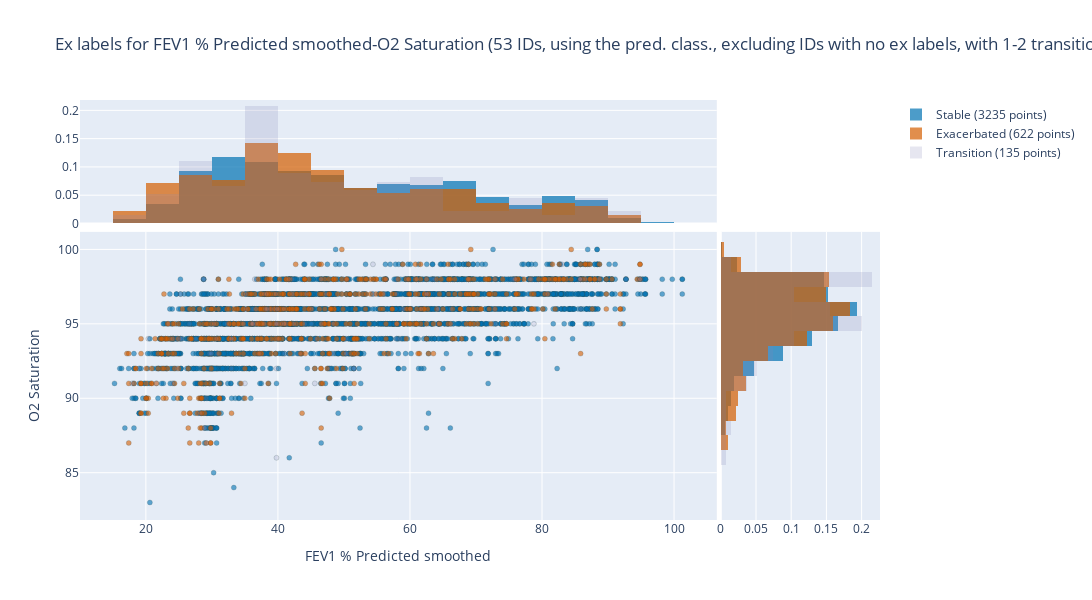
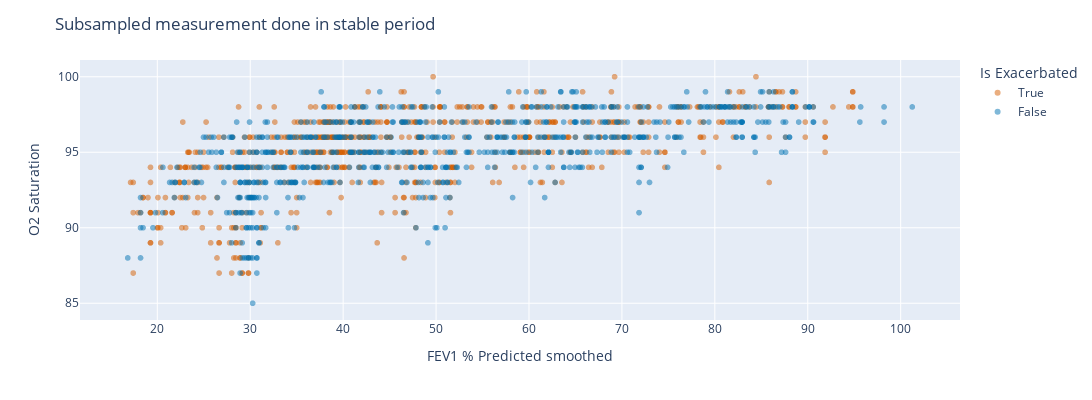

The code cell stored with these charts, in order, in its notebook:
### Markdown cell above
## Summary plot (+ partitioning)

### Code cell
# Add exacerbated labels
exclude_no_ex_ids = True
# Compute exacerbation labels
# O2_FEV1_processed = compute_ex_labels_from_heuristics(antibioticsdata, patientsdata, O2_FEV1)

# Get exacerbation labels from the predictive classifier
O2_FEV1_processed = ex_labels_data.inner_merge_with(
    O2_FEV1, ex_labels_data.load(), exclude_no_ex=exclude_no_ex_ids
)
transition_before = 1
transition_after = 2
O2_FEV1_processed = ex_labels_data.mark_ex_transition_period(
    O2_FEV1_processed, transition_before, transition_after
)

# Smooth
O2_FEV1_processed = smooth(O2_FEV1_processed, ["FEV1", "FEV1 % Predicted"], mode="max")
O2_FEV1_processed = smooth(O2_FEV1_processed, ["O2 Saturation"], mode="mean")
print(
    "Removed {} nan entries after max smoothing, kept {}".format(
        O2_FEV1_processed.isna().sum().max(), O2_FEV1_processed.shape[0]
    )
)
O2_FEV1_processed.dropna(inplace=True)

# Normalise
O2_FEV1_processed = norm_by_stable_baseline(
    O2_FEV1_processed,
    [
        "O2 Saturation",
        "O2 Saturation smoothed",
        "FEV1",
        "FEV1 % Predicted",
        "FEV1 smoothed",
        "FEV1 % Predicted smoothed",
    ],
)

# Settings
prefix, ex_column, x, y = set_x_y_vars(
    with_predicted_labels=True,
    with_predicted_fev1=True,
    is_smoothed_fev=True,
    is_smoothed_o2=False,
    is_normalised=False,
    exclude_no_ex_ids=exclude_no_ex_ids,
)

with_ex_transition = True
transition = (
    f"with {transition_before}-{transition_after} transition"
    if with_ex_transition
    else ""
)
ex_column = "Exacerbation State" if with_ex_transition else "Is Exacerbated"

title = f"Ex labels for {x}-{y} ({O2_FEV1_processed.ID.nunique()} IDs, {prefix}, {transition})"

is_partitioned = False
if not is_partitioned:
    # Plot O2-FEV with respective displots
    fig = plot_o2_fev_with_displots(O2_FEV1_processed, x, y, ex_column, title)
    fig.show()
    fig.write_image(
        f"{plotsdir}/{title}.pdf",
        width=1400,
        height=600,
    )

    # Plot subsampled O2-FEV scatter
    fig = plot_subsampled_scatter(x, y, O2_FEV1_processed, random_state=7)
    fig.show()

else:
    # Use partitioned data. Note that this requires smoothed True and Predicted FEV1 False

    predicted_fev1_thresholds = [2.4, 3.2, 4]

    # Print number of uniaue ID
    print(
        "There are {} different individuals".format(len(O2_FEV1_processed.ID.unique()))
    )

    # Filter by unique ID
    O2_FEV1_processed = O2_FEV1_processed.groupby("ID").filter(lambda l: len(l) > 1)
    # Check if individual's Predicted FEV1 position wrt to groups thresholds
    O2_FEV1_processed["Predicted FEV1 Group"] = O2_FEV1_processed[
        "Predicted FEV1"
    ].apply(lambda l: value_to_group(l, predicted_fev1_thresholds))

    # Create a for loop for each Group
    # parition_variable = 'FEV1 % Predicted smoothed'
    parition_variable = "Predicted FEV1"

    for fev_group in O2_FEV1_processed[parition_variable + " Group"].unique():
        mask = O2_FEV1_processed[parition_variable + " Group"] == fev_group
        # Count patients
        n_patients = len(O2_FEV1_processed[mask].ID.unique())

        # Plot scatter plot using plotly with O2_FEV1_processed[mask], x, y, ex_column with color from get_ex_color() and get_stable_color()
        fig = px.scatter(
            O2_FEV1_processed[mask],
            x=x,
            y=y,
            color=ex_column,
            color_discrete_sequence=[get_stable_color(), get_ex_color()],
        )
        # Set x axes range to min max of O2_FEV1_processed[x]
        fig.update_xaxes(
            range=[O2_FEV1_processed[x].min() * 0.95, O2_FEV1_processed[x].max() * 1.05]
        )
        fig.update_layout(
            title="{} patients, {} {}".format(n_patients, parition_variable, fev_group)
        )

        fig.show()
        fig.write_image(
            "{}/Ex labels {} {}-{} group {}.pdf".format(
                plotsdir, prefix, x, y, fev_group
            ),
            width=1400,
            height=600,
        )

# Save O2_FEV1_processed to excel file in plotsdir
O2_FEV1_processed.to_excel(plotsdir + "O2_FEV1_processed.xlsx")

### Figure 1 — Plotly figure (JSON) as saved in the notebook; plotly's stock layout.template omitted (floating-point values rounded to 4 significant figures; data arrays with more than 128 entries replaced by an {"elided": "..."} marker saying what was removed)
{"data": [{"marker": {"color": "rgba(000,114,178,0.6)", "line": {"color": "DarkSlateGrey", "width": 0.2}, "size": 5}, "mode": "markers", "showlegend": false, "type": "scatter", "x": {"elided": "3235 float values"}, "xaxis": "x3", "y": {"elided": "3235 int values"}, "yaxis": "y3"}, {"marker": {"color": "rgba(213,094,000,0.6)", "line": {"color": "DarkSlateGrey", "width": 0.2}, "size": 5}, "mode": "markers", "showlegend": false, "type": "scatter", "x": {"elided": "622 float values"}, "xaxis": "x3", "y": {"elided": "622 int values"}, "yaxis": "y3"}, {"marker": {"color": "rgba(128,128,178,0.2)", "line": {"color": "DarkSlateGrey", "width": 0.2}, "size": 5}, "mode": "markers", "showlegend": false, "type": "scatter", "x": {"elided": "135 float values"}, "xaxis": "x3", "y": {"elided": "135 int values"}, "yaxis": "y3"}, {"histnorm": "probability", "marker": {"color": "rgba(000,114,178,0.7)"}, "showlegend": false, "type": "histogram", "x": {"elided": "3235 float values"}, "xaxis": "x", "xbins": {"end": 110, "size": 5, "start": 15}, "yaxis": "y"}, {"histnorm": "probability", "marker": {"color": "rgba(213,094,000,0.7)"}, "showlegend": false, "type": "histogram", "x": {"elided": "622 float values"}, "xaxis": "x", "xbins": {"end": 110, "size": 5, "start": 15}, "yaxis": "y"}, {"histnorm": "probability", "marker": {"color": "rgba(128,128,178,0.2)"}, "showlegend": false, "type": "histogram", "x": {"elided": "135 float values"}, "xaxis": "x", "xbins": {"end": 110, "size": 5, "start": 15}, "yaxis": "y"}, {"histnorm": "probability", "marker": {"color": "rgba(000,114,178,0.7)"}, "name": "Stable (3235 points)", "type": "histogram", "xaxis": "x4", "y": {"elided": "3235 int values"}, "yaxis": "y4"}, {"histnorm": "probability", "marker": {"color": "rgba(213,094,000,0.7)"}, "name": "Exacerbated (622 points)", "type": "histogram", "xaxis": "x4", "y": {"elided": "622 int values"}, "yaxis": "y4"}, {"histnorm": "probability", "marker": {"color": "rgba(128,128,178,0.2)"}, "name": "Transition (135 points)", "type": "histogram", "xaxis": "x4", "y": {"elided": "135 int values"}, "yaxis": "y4"}], "layout": {"barmode": "overlay", "height": 600, "title": {"text": "Ex labels for FEV1 % Predicted smoothed-O2 Saturation (53 IDs, using the pred. class., excluding IDs with no ex labels, with 1-2 transition)"}, "width": 1300, "xaxis": {"anchor": "y", "domain": [0, 0.796], "matches": "x3", "showticklabels": false}, "xaxis2": {"anchor": "y2", "domain": [0.801, 1], "matches": "x4", "showticklabels": false}, "xaxis3": {"anchor": "y3", "domain": [0, 0.796], "title": {"text": "FEV1 % Predicted smoothed"}}, "xaxis4": {"anchor": "y4", "domain": [0.801, 1]}, "yaxis": {"anchor": "x", "domain": [0.706, 1]}, "yaxis2": {"anchor": "x2", "domain": [0.706, 1], "matches": "y", "showticklabels": false}, "yaxis3": {"anchor": "x3", "domain": [0, 0.686], "title": {"text": "O2 Saturation"}}, "yaxis4": {"anchor": "x4", "domain": [0, 0.686], "matches": "y3", "showticklabels": false}}}

### Figure 2 — Plotly figure (JSON) as saved in the notebook; plotly's stock layout.template omitted (floating-point values rounded to 4 significant figures; data arrays with more than 128 entries replaced by an {"elided": "..."} marker saying what was removed)
{"data": [{"hovertemplate": "Is Exacerbated=True<br>FEV1 % Predicted smoothed=%{x}<br>O2 Saturation=%{y}<extra></extra>", "legendgroup": "True", "marker": {"color": "rgba(213,094,000,0.5)", "symbol": "circle"}, "mode": "markers", "name": "True", "showlegend": true, "type": "scattergl", "x": {"elided": "723 float values"}, "xaxis": "x", "y": {"elided": "723 int values"}, "yaxis": "y"}, {"hovertemplate": "Is Exacerbated=False<br>FEV1 % Predicted smoothed=%{x}<br>O2 Saturation=%{y}<extra></extra>", "legendgroup": "False", "marker": {"color": "rgba(000,114,178,0.5)", "symbol": "circle"}, "mode": "markers", "name": "False", "showlegend": true, "type": "scattergl", "x": {"elided": "723 float values"}, "xaxis": "x", "y": {"elided": "723 int values"}, "yaxis": "y"}], "layout": {"height": 400, "legend": {"title": {"text": "Is Exacerbated"}, "tracegroupgap": 0}, "margin": {"t": 60}, "title": {"text": "Subsampled measurement done in stable period"}, "width": 1150, "xaxis": {"anchor": "y", "domain": [0, 1], "title": {"text": "FEV1 % Predicted smoothed"}}, "yaxis": {"anchor": "x", "domain": [0, 1], "title": {"text": "O2 Saturation"}}}}
